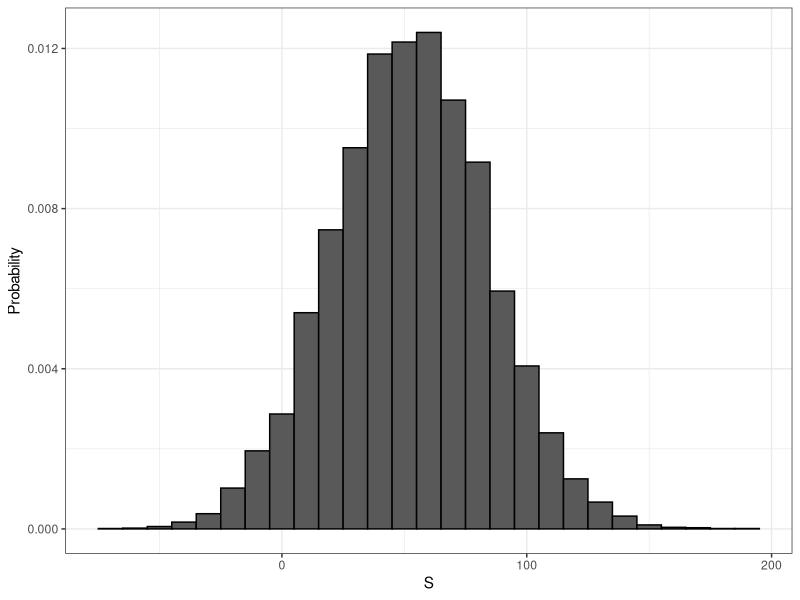
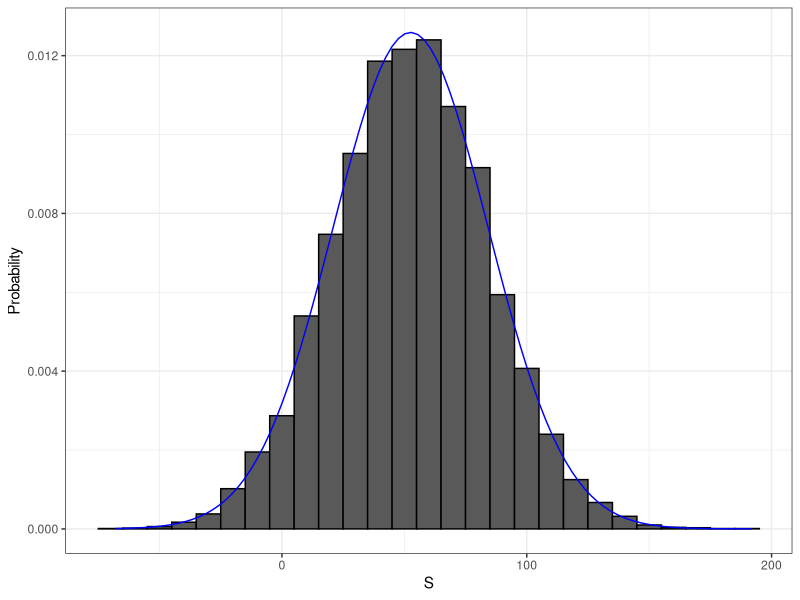

Here is the R script that generated these plots, in order: (Note: this script raises an error after producing the figures.)
## ---- chunk 1
library(tidyverse)
dslabs::ds_theme_set()
set.seed(1)
## ---- chunk 2
beads <- rep( c("red", "blue"), times = c(2,3))
X <- ifelse(sample(beads, 1) == "blue", 1, 0)
## ---- chunk 3
ifelse(sample(beads, 1) == "blue", 1, 0)
ifelse(sample(beads, 1) == "blue", 1, 0)
ifelse(sample(beads, 1) == "blue", 1, 0)
## ---- chunk 4
color <- rep(c("Black","Red","Green"), c(18,18,2))
## ---- chunk 5
n <- 10000
X <- sample(ifelse( color=="Red", -1, 1),  n, replace = TRUE)
X[1:10]
## ---- chunk 6
X <- sample(c(-1,1), n, replace = TRUE, prob=c(9/19, 10/19))
## ---- chunk 7
X <- sample(c(-1,1), n, replace = TRUE, prob=c(9/19, 10/19))
S <- sum(X)
S
## ---- chunk 8
n <- 1000
B <- 10000
roulette_winnings <- function(n){
  X <- sample(c(-1,1), n, replace = TRUE, prob=c(9/19, 10/19))
  sum(X)
}
S <- replicate(B, roulette_winnings(n))
## ---- chunk 9
data.frame(S) %>% ggplot(aes(S, ..density..)) + geom_histogram(color = "black", binwidth = 10)  + ylab("Probability")
## ---- chunk 10
mean(S<0)
## ---- chunk 11
mean(S)
sd(S)
## ---- chunk 12
s <- seq(min(S), max(S), length = 100)
normal_density <- data.frame(s = s, f=dnorm(s, mean(S), sd(S)))
data.frame(S=S) %>% ggplot(aes(S, ..density..)) +
  geom_histogram(color = "black", binwidth = 10)  +
  ylab("Probability") + 
  geom_line(data = normal_density, mapping=aes(s,f), color="blue")
## ---- chunk 13
pbinom(n/2, size = n, prob = 9/19)
## ---- chunk 14
pbinom(n/2-1, size = n, prob = 9/19)
## ---- chunk 15
B <- 10^6
X <- sample(c(-1,1), B, replace = TRUE, prob=c(9/19, 10/19))
mean(X)
## ---- chunk 16
2 * sqrt(90)/19
## ---- chunk 17
n <- 1000
sqrt(n) * 2 * sqrt(90)/19
## ---- chunk 18
n * (20-18)/38 
sqrt(n) * 2 * sqrt(90)/19 
## ---- chunk 19
mean(S)
sd(S)
## ---- chunk 20
mu <- n * (20-18)/38
se <-  sqrt(n) * 2 * sqrt(90)/19 
pnorm(0, mu, se)
## ---- chunk 21
mean(S < 0)
## ---- chunk 22
    X <- sample(c(1,-1), 1, prob = c(9/19, 10/19))
## ---- chunk 23
knitr::include_graphics("img/rcp-polls.png")
## ---- chunk 24
knitr::include_graphics("img/urn.jpg")
## ---- chunk 25
set.seed(1)
## ---- chunk 26
library(tidyverse)
library(dslabs)
ds_theme_set()
take_poll(25)
## ---- chunk 27
par(mfrow=c(2,2), mar = c(3, 1, 3, 0), mgp = c(1.5, 0.5, 0)) 
take_poll(25); take_poll(25); take_poll(25); take_poll(25)
## ---- chunk 28
p <- 0.51
N <- 10^seq(1,5, len=100)
data.frame(N=N, SE = sqrt(p*(1-p)/N)) %>% ggplot(aes(N, SE)) + geom_line() + scale_x_continuous(breaks = c(10,100,1000,10000), trans = "log10")
## ---- chunk 29
sqrt(p*(1-p))/sqrt(1000)
## ---- chunk 30
X_hat <- 0.48
se <- sqrt(X_hat*(1-X_hat)/25)
se
## ---- chunk 31
pnorm(0.01/se) - pnorm(-0.01/se)
## ---- chunk 32
2*se
## ---- chunk 33
pnorm(2)-pnorm(-2)
## ---- chunk 34
p <- 0.45
N <- 1000

X <- sample(c(0,1), size=N, replace=TRUE, prob=c(1-p, p))
Xhat <- mean(X)
## ---- chunk 35
B <- 10000
Xhat <- replicate(B, {
  X <- sample(c(0,1), size=N, replace=TRUE, prob=c(1-p, p))
  mean(X)
})
## ---- chunk 36
mean(Xhat)
sd(Xhat)
## ---- chunk 37
library(gridExtra)
p1 <- data.frame(Xhat=Xhat) %>% 
  ggplot(aes(Xhat)) + 
  geom_histogram(binwidth = 0.005, color="black")
p2 <-  data.frame(Xhat=Xhat) %>% 
  ggplot(aes(sample=Xhat)) + 
  stat_qq(dparams = list(mean=mean(Xhat), sd=sd(Xhat))) +
  geom_abline() + 
  ylab("Xhat") + 
  xlab("Theoretical normal")
grid.arrange(p1,p2, nrow=1)
## ---- chunk 38
N <- 100000
p <- seq(0.35, 0.65, length = 100)
SE <- sapply(p, function(x) 2*sqrt(x*(1-x)/N))

data.frame(p=p, SE = SE) %>% 
  ggplot(aes(p, SE)) + 
  geom_line()
## ---- chunk 39
data("nhtemp")
data.frame(year = as.numeric(time(nhtemp)), temperature=as.numeric(nhtemp)) %>%
  ggplot(aes(year, temperature)) + 
  geom_point() + 
  geom_smooth() + 
  ggtitle("Average Yearly Temperatures in New Haven")
## ---- chunk 40
p <- 0.45
N <- 1000
## ---- chunk 41
X <- sample(c(0,1), size=N, replace=TRUE, prob=c(1-p, p))
X_hat <- mean(X)
SE_hat <- sqrt(X_hat*(1-X_hat)/N)
c(X_hat - 2*SE_hat, X_hat + 2*SE_hat)
## ---- chunk 42
X <- sample(c(0,1), size=N, replace=TRUE, prob=c(1-p, p))
X_hat <- mean(X)
SE_hat <- sqrt(X_hat*(1-X_hat)/N)
c(X_hat - 2*SE_hat, X_hat + 2*SE_hat)
## ---- chunk 43
pnorm(2) - pnorm(-2)
## ---- chunk 44
z <- qnorm(0.995)
z
## ---- chunk 45
pnorm(z)-pnorm(-z)
## ---- chunk 46
qnorm(0.975)
## ---- chunk 47
set.seed(1)
## ---- chunk 48
B <- 10000
inside <- replicate(B, {
  X <- sample(c(0,1), size=N, replace=TRUE, prob=c(1-p, p))
  X_hat <- mean(X)
  SE_hat <- sqrt(X_hat*(1-X_hat)/N)
  between(p, X_hat - 2*SE_hat, X_hat + 2*SE_hat)
})
mean(inside)
## ---- chunk 49
set.seed(1)
tab <- replicate(100, {
  X <- sample(c(0,1), size=N, replace=TRUE, prob=c(1-p, p))
  X_hat <- mean(X)
  SE_hat <- sqrt(X_hat*(1-X_hat)/N)
  hit <- between(p, X_hat - 2*SE_hat, X_hat + 2*SE_hat)
  c(X_hat, X_hat - 2*SE_hat, X_hat + 2*SE_hat, hit)
})

tab <- data.frame(poll=1:ncol(tab), t(tab))
names(tab)<-c("poll", "estimate", "low", "high", "hit")
tab <- mutate(tab, p_inside = ifelse(hit, "Yes", "No") )
ggplot(tab, aes(poll, estimate, ymin=low, ymax=high, col = p_inside)) + 
  geom_point()+
  geom_errorbar() + 
  coord_flip() + 
  geom_hline(yintercept = p)
## ---- chunk 50
library(dslabs)
data("polls_us_election_2016")
## ---- chunk 51
library(tidyverse)
polls <- polls_us_election_2016 %>% filter(enddate >= "2016-10-31" & state == "U.S.") 
## ---- chunk 52
N <- polls$samplesize[1]
X_hat <- polls$rawpoll_clinton[1]/100
## ---- chunk 53
polls <- polls_us_election_2016 %>% filter(enddate >= "2016-10-31" & state == "U.S.")  %>%
  mutate(d_hat = rawpoll_clinton/100 - rawpoll_trump/100)
## ---- chunk 54
set.seed(2)
## ---- chunk 55
d <- 0.039
Ns <- c(1298, 533, 1342, 897, 774, 254, 
        812, 324, 1291, 1056, 2172, 516)
p <- (d + 1)/2

confidence_intervals <- sapply(Ns, function(N) {
  X <- sample(c(0,1), size=N, replace=TRUE, prob=c(1-p, p))
  X_hat <- mean(X)
  SE_hat <- sqrt(X_hat*(1-X_hat)/N)
  2*c(X_hat, X_hat - 2*SE_hat, X_hat + 2*SE_hat)-1
})
## ---- chunk 56
polls <- data.frame(poll=1:ncol(confidence_intervals), 
                  t(confidence_intervals), 
                  sample_size=Ns) %>%
  setNames(c("poll", "estimate", "low", "high", "sample_size"))
polls
## ---- chunk 57
ggplot(polls, aes(poll, estimate, ymin=low, ymax=high)) + 
  geom_hline(yintercept = 0) + 
  geom_point(col="#00B6EB")+
  geom_errorbar(col="#00B6EB") + 
  coord_flip() +
  scale_x_continuous(breaks=c(1,ncol(polls))) +
  scale_y_continuous( limits = c(-0.17, 0.17)) +
  geom_hline(yintercept = 2*p-1, lty=2) 
## ---- chunk 58
sum(polls$sample_size)
## ---- chunk 59
d_hat <- polls %>% 
  summarize(avg = sum(estimate*sample_size) / sum(sample_size)) %>% 
  .$avg
## ---- chunk 60
polls2 <- rbind(polls,c(13, d_hat, d_hat-moe, d_hat+moe, sum(polls$sample_size)))
polls2[,1]<-as.character(polls2[,1]);polls2[13,1] <- "Avg"
polls2$col <- as.character(c(rep(2,12),1))
ggplot(polls2, aes(poll, estimate, ymin=low, ymax=high, color=col)) + 
  geom_hline(yintercept = 0) + 
  geom_point(show.legend = FALSE)+
  geom_errorbar(show.legend = FALSE) + 
  coord_flip() +
  scale_y_continuous( limits = c(-0.17, 0.17)) +
  geom_hline(yintercept = 2*p-1, lty=2) 
## ---- chunk 61
knitr::include_graphics("img/pollster-2016-predictions.png")
## ---- chunk 62
knitr::include_graphics("img/popular-vote-538.png")
## ---- chunk 63
data(polls_us_election_2016)
names(polls_us_election_2016)
## ---- chunk 64
polls <- polls_us_election_2016 %>% 
  filter(state == "U.S." & enddate >= "2016-10-31" &
           (grade %in% c("A+","A","A-","B+") | is.na(grade)))
## ---- chunk 65
polls <- polls %>% 
  mutate(spread = rawpoll_clinton/100 - rawpoll_trump/100)
## ---- chunk 66
d_hat <- polls %>% 
  summarize(d_hat = sum(spread * samplesize) / sum(samplesize)) %>% 
  .$d_hat
## ---- chunk 67
p_hat <- (d_hat+1)/2 
moe <- 1.96 * 2 * sqrt(p_hat*(1-p_hat)/sum(polls$samplesize))
moe
## ---- chunk 68
polls %>%
  ggplot(aes(spread)) +
  geom_histogram(color="black", binwidth = .01)
## ---- chunk 69
polls %>% group_by(pollster) %>% summarize(n())
## ---- chunk 70
polls %>% group_by(pollster) %>% 
  filter(n() >= 6) %>%
  ggplot(aes(pollster, spread)) + 
  geom_point() +
  theme(axis.text.x = element_text(angle = 90, hjust = 1))
## ---- chunk 71
polls %>% group_by(pollster) %>% 
  filter(n() >= 6) %>%
  summarize(se = 2 * sqrt( p_hat * (1-p_hat) / median(samplesize)))
## ---- chunk 72
one_poll_per_pollster <- polls %>% group_by(pollster) %>% 
  filter(enddate == max(enddate)) %>%
  ungroup()
## ---- chunk 73
one_poll_per_pollster %>%
  ggplot(aes(spread)) + 
  geom_histogram(binwidth = 0.01)
## ---- chunk 74
sd(one_poll_per_pollster$spread)
## ---- chunk 75
results <- one_poll_per_pollster %>% 
  summarize(avg = mean(spread), 
            se = sd(spread)/sqrt(length(spread))) %>% 
  mutate(start = avg - 1.96*se, 
         end = avg + 1.96*se) 

round(results*100,1)
## ---- chunk 76
library(dslabs)
data(heights)
x <- heights %>% filter(sex == "Male") %>%
  .$height
## ---- chunk 77
data(polls_us_election_2016)
polls <- polls_us_election_2016 %>% 
  filter(pollster %in% c("Rasmussen Reports/Pulse Opinion Research","The Times-Picayune/Lucid") &
           enddate >= "2016-10-15" &
           state == "U.S.") %>% 
  mutate(spread = rawpoll_clinton/100 - rawpoll_trump/100) 
## ---- chunk 78
polls %>% 
  filter(pollster=="Rasmussen Reports/Pulse Opinion Research") %>% 
  summarize(N_1 = n())
## ---- chunk 79
polls <- polls_us_election_2016 %>% 
  filter(enddate >= "2016-10-15" &
           state == "U.S.") %>%
  group_by(pollster) %>%
  filter(n() >= 5) %>% 
  mutate(spread = rawpoll_clinton/100 - rawpoll_trump/100) %>%
  ungroup()
## ---- chunk 80
polls <- polls_us_election_2016 %>% 
  filter(state == "U.S." & enddate >= "2016-10-31" &
           (grade %in% c("A+","A","A-","B+") | is.na(grade))) %>% 
  mutate(spread = rawpoll_clinton/100 - rawpoll_trump/100)

one_poll_per_pollster <- polls %>% group_by(pollster) %>% 
  filter(enddate == max(enddate)) %>%
  ungroup()

results <- one_poll_per_pollster %>% 
  summarize(avg = mean(spread), se = sd(spread)/sqrt(length(spread))) %>% 
  mutate(start = avg - 1.96*se, end = avg + 1.96*se) 
## ---- chunk 81
mu <- 0
tau <- 0.035
sigma <- results$se
Y <- results$avg
B <- sigma^2 / (sigma^2 + tau^2)

posterior_mean <- B*mu + (1-B)*Y
posterior_se <- sqrt( 1/ (1/sigma^2 + 1/tau^2))

posterior_mean
posterior_se
## ---- chunk 82
posterior_mean + c(-1.96, 1.96)*posterior_se
## ---- chunk 83
1 - pnorm(0, posterior_mean, posterior_se)
## ---- chunk 84
set.seed(3)
J<- 6
N <- 2000
d <- .021
p <- (d + 1)/2
X <- d + rnorm(J,0,2*sqrt(p*(1-p)/N))
## ---- chunk 85
I <- 5
J <- 6
N <- 2000
X <- sapply(1:I, function(i){
  d + rnorm(J,0,2*sqrt(p*(1-p)/N))
})
## ---- chunk 86
data.frame(Spread = as.vector(X) , Pollster = as.factor(rep(1:I, each=J))) %>%
  ggplot(aes(Pollster, Spread)) + 
  geom_point() + 
  scale_y_continuous(limit = c(-0.056,0.092))
## ---- chunk 87
polls %>% group_by(pollster) %>% 
  filter(n() >= 6) %>%
  ggplot(aes(pollster, spread)) + 
  geom_point() +
  theme(axis.text.x = element_text(angle = 90, hjust = 1)) +
  scale_y_continuous(limit = c(-0.056,0.092))
## ---- chunk 88
I <- 5
J <- 6
N <- 2000
d <- .021
p <- (d + 1)/2
h <- rnorm(I, 0, 0.025)
X <- sapply(1:I, function(i){
  d + h[i] + rnorm(J,0,2*sqrt(p*(1-p)/N))
})
## ---- chunk 89
data.frame(Spread = as.vector(X) , Pollster = as.factor(rep(1:I, each=J))) %>%
  ggplot(aes(Pollster, Spread)) +
  geom_point() +
  scale_y_continuous(limit = c(-0.056,0.092))
## ---- chunk 90
sd(one_poll_per_pollster$spread)
## ---- chunk 91
mu <- 0
tau <- 0.035
sigma <- sqrt(results$se^2 + .025^2)
Y <- results$avg
B <- sigma^2 / (sigma^2 + tau^2)

posterior_mean <- B*mu + (1-B)*Y
posterior_se <- sqrt( 1/ (1/sigma^2 + 1/tau^2))

1 - pnorm(0, posterior_mean, posterior_se)
## ---- chunk 92
results_us_election_2016 %>% top_n(5, electoral_votes)
## ---- chunk 93
results <- polls_us_election_2016 %>%
  filter(state!="U.S." & 
           !grepl("CD", state) & 
           enddate >="2016-10-31" & 
           (grade %in% c("A+","A","A-","B+") | is.na(grade))) %>%
  mutate(spread = rawpoll_clinton/100 - rawpoll_trump/100) %>%
  group_by(state) %>%
  summarize(avg = mean(spread), sd = sd(spread), n = n()) %>%
  mutate(state = as.character(state))
## ---- chunk 94
results %>% arrange(abs(avg))
## ---- chunk 95
results <- left_join(results, results_us_election_2016, by = "state")
## ---- chunk 96
results_us_election_2016 %>% filter(!state %in% results$state)
## ---- chunk 97
results <- results %>%
  mutate(sd = ifelse(is.na(sd), median(results$sd, na.rm=TRUE), sd))
## ---- chunk 98
mu <- 0
tau <- 0.02
results %>% mutate(sigma = sd/sqrt(n), 
                   B = sigma^2 / (sd^2 + tau^2),
                   posterior_mean = B*mu + (1-B)*avg,
                   posterior_se = sqrt( 1/ (1/sigma^2 + 1/tau^2))) %>%
  arrange(abs(posterior_mean))
## ---- chunk 99
results %>% mutate(sigma = sd/sqrt(n), 
                   B = sigma^2 / (sigma^2 + tau^2),
                   posterior_mean = B*mu + (1-B)*avg,
                   posterior_se = sqrt( 1/ (1/sigma^2 + 1/tau^2))) %>%
  ggplot(aes(avg, posterior_mean, size = n)) + geom_point() + 
  geom_abline(slope = 1, intercept = 0)
## ---- chunk 100
mu <- 0
tau <- 0.02
clinton_EV <- replicate(1000, {
  results %>% mutate(sigma = sd/sqrt(n), 
                   B = sigma^2 / (sigma^2 + tau^2),
                   posterior_mean = B*mu + (1-B)*avg,
                   posterior_se = sqrt( 1/ (1/sigma^2 + 1/tau^2)),
                   simulated_result = rnorm(length(posterior_mean), posterior_mean, posterior_se),
                   clinton = ifelse(simulated_result>0, electoral_votes, 0)) %>% 
    summarize(clinton = sum(clinton)) %>% 
    .$clinton + 7## 7 for Rhode Island and D.C.
})
mean(clinton_EV>269)
## ---- chunk 101
data.frame(clinton_EV) %>% 
  ggplot(aes(clinton_EV)) + 
  geom_histogram(binwidth = 1) +
  geom_vline(xintercept = 269)
## ---- chunk 102
tau <- 0.02
bias_sd <- 0.03
clinton_EV_2 <- replicate(1000, {
  results %>% mutate(sigma = sqrt(sd^2/n  + bias_sd^2),  
                   B = sigma^2 / (sigma^2 + tau^2),
                   posterior_mean = B*mu + (1-B)*avg,
                   posterior_se = sqrt( 1/ (1/sigma^2 + 1/tau^2)),
                   simulated_result = rnorm(length(posterior_mean), posterior_mean, posterior_se),
                   clinton = ifelse(simulated_result>0, electoral_votes, 0)) %>% 
    summarize(clinton = sum(clinton) + 7) %>% .$clinton ## 7 for Rhode Island and D.C.
})
mean(clinton_EV_2>269)
## ---- chunk 103
data.frame(no_bias=clinton_EV, with_bias=clinton_EV_2) %>% gather(approach, result) %>%
  ggplot(aes(result)) + 
  geom_histogram(binwidth = 1) +
  geom_vline(xintercept = 269) +
  facet_grid(approach~., scales="free")
## ---- chunk 104
one_pollster <- polls_us_election_2016 %>% 
  filter(pollster == "Ipsos" & state == "U.S.") %>% 
  mutate(spread = rawpoll_clinton/100 - rawpoll_trump/100)
## ---- chunk 105
se <- one_pollster %>% 
  summarize(empirical = sd(spread), 
            theoretical = 2*sqrt(mean(spread)*(1-mean(spread))/min(samplesize)))
se
## ---- chunk 106
one_pollster %>% ggplot(aes(spread)) + 
  geom_histogram(binwidth = 0.01, color = "black")
## ---- chunk 107
one_pollster %>% ggplot(aes(enddate, spread)) + 
  geom_point() + 
  geom_smooth(method = "loess", span = 0.1)
## ---- chunk 108
polls_us_election_2016 %>%
  filter(state == "U.S." & enddate>="2016-07-01") %>%
  group_by(pollster) %>%
  filter(n()>=10) %>%
  ungroup() %>%
  mutate(spread = rawpoll_clinton/100 - rawpoll_trump/100) %>%
  ggplot(aes(enddate, spread)) + 
  geom_smooth(method = "loess", span = 0.1) + 
  geom_point(aes(color=pollster), show.legend = FALSE, alpha=0.6) 
## ---- chunk 109
polls_us_election_2016 %>%
  filter(state == "U.S." & enddate>="2016-07-01") %>%
  select(enddate, pollster, rawpoll_clinton, rawpoll_trump) %>%
  rename(Clinton = rawpoll_clinton, Trump = rawpoll_trump) %>%
  gather(candidate, percentage, -enddate, -pollster) %>% 
  mutate(candidate = factor(candidate, levels = c("Trump","Clinton")))%>%
  group_by(pollster) %>%
  filter(n()>=10) %>%
  ungroup() %>%
  ggplot(aes(enddate, percentage, color = candidate)) +  
  geom_point(show.legend = FALSE, alpha=0.4)  + 
  geom_smooth(method = "loess", span = 0.15) +
  scale_y_continuous(limits = c(30,50))
## ---- chunk 110
library(tidyverse)
library(dslabs)
data("polls_us_election_2016")
polls <- polls_us_election_2016 %>% 
  filter(state != "U.S." & enddate >= "2016-10-31") %>% 
  mutate(spread = rawpoll_clinton/100 - rawpoll_trump/100)
